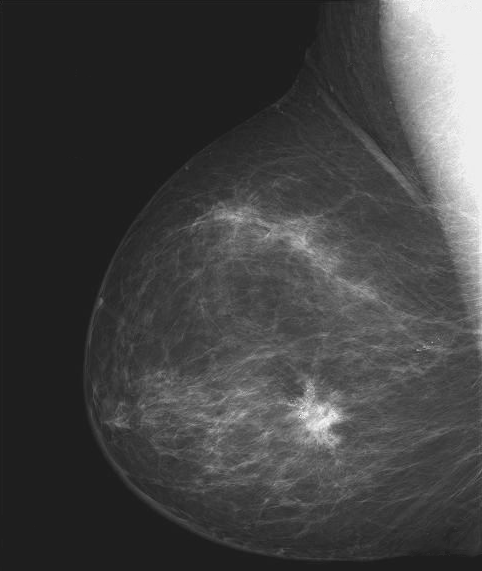
#> input picture 2023-02-15-CA/Fig0304(a)(breast_digital_Xray).tif, 482 x 571 px; the run also reads 1 picture not shown here
$ jupyter execute --allow-errors cvca.ipynb
#> lines starting #> are read from the running program, lines starting #| are printed output that depends on the picture
# ECMM426 Computer Vision
## 2022/2023 Course Assessment

#### Version: V1

This course assessment represents 60% of the overall module assessment.

This is an individual exercise and your attention is drawn to the College and University guidelines on collaboration and plagiarism, which are available from the College website.

**Note:**
1. Do not change the name of this notebook and accompanying files, i.e. the files have to be named: cvca.ipynb, main.py.
2. Do not remove/delete any cell.
3. Do not add any cell (you can work on a draft notebook and copy the implementations here).
4. Do not add your name or student code in the notebook or in the file name.
5. Do not use any external packages without written approval except those listed here:
   -    from matplotlib import pyplot as plt
   -    from skimage.draw import line_aa, line
   -    from skimage.draw import circle_perimeter_aa, circle_perimeter
   -    import numpy as np
6. Do not use helper functions.
7. A different set of test images will be used during marking.
8. Your program/function will be forced to terminate if it does not stop while grading.
9. The CA requires electronic submission to the BART online submission platform. You should submit your file (cvca.ipynb) via the electronic submission system at https://bart.exeter.ac.uk/ under the category, ECMM426 Computer Vision, Coursework: workshop code.
10. The submission due is 8 March 2023 at 12:00.
11. Upload a compressed version of your files as a single file using the zip compression format.
12. You should upload your file ahead in advance of the deadline to avoid a late cap due to Internet problems or other technical difficulties.
13. Sending the file via e-mail is NOT considered a submission.
14. It is your responsibility to make sure you submitted the correct file. No extension will be granted on the grounds of mistakes in the upload process (e.g., the wrong version, a PDF, a link to the file etc.).
15. The understanding of the problem specifications and requirements described in this CA is part of the assessment process.

> Your codes and comments should be entered in the regions specified between
> *[Your code goes here]* and *[Your code ends here]*.
> Outside the regions, you cannot enter code or modify code: otherwise, no mark will be given.

**Evaluation criteria:**

Each question asks for one or more techniques to be implemented.

Each question is awarded a number of marks.

Each question defines the marking criteria in the docstring of the given function.

It is recommended to refer to Lectures, Workshops and content from the Reading List first before using other resources.

### Import packages

[cell 1]
# Other modules are not supported during coursework marking.
# Other modules cannot be used unless a written approval is given.
from matplotlib import pyplot as plt
import numpy as np
# More information about skimage draw module can be found at
# https://scikit-image.org/docs/stable/api/skimage.draw.html#skimage.draw.line
from skimage.draw import line, line_aa
from skimage.draw import circle_perimeter, circle_perimeter_aa

---
### Q1: Image negative (2 marks)
---

[cell 2]
def my_image_negative(input_image):
    """Description:
    This function converts the input image into image negative.
    The implementation is that output intensity = 255 - input intensity, where 255 is the maximum intensity of an 8-bit single channel image.
    Then, output intensity is stored at the same pixel position.

    Parameter: input_image = input image array.

    Return: new_image = image negative.

    Requirements:
    Pre-defined/built-in functions for image negative cannot be used.
    You must use double for-loop (nested for-loop) for accessing pixels in the input image.

    Marking criteria:
    The output image will be marked.
    No mark if the implementation does not follow the description above.
    No partial marking.
    """

    # create a new image which is identical to input image
    H, W = input_image.shape
    new_image = np.zeros((H, W))

    ############################
    # [Your code goes here]
    ############################
    # My code
    for i in range(H):
        for j in range(W):
            new_image[i,j] = 255 - input_image[i,j] # Flip each pixel
    ############################
    # [Your code ends here]
    ############################

    return new_image

---
### Q2: Image smoothing (4 marks)
---

[cell 3]
def my_image_smoothing(input_image):
    """Description:
    This function smooths the input image by using a 3x3 mean filter.
    The implementation of the 3x3 mean filter follows the details given in the Image Filtering lecture notes.
    Intensity values outside the image region are assumed zero.

    Parameter: input_image = input image array.
    The input image is corrupted by random noise.

    Return: new_image = filtered image.

    Requirements:
    Pre-defined functions for filtering, convolution, correlation cannot be used, e.g., filter2D.
    You must use double for-loop (nested for-loop) for accessing pixels in the input image.

    Marking criteria:
    The output image will be marked.
    No mark if the filter is not an average filter.
    No mark if the implementation does not follow details given the lecture notes.
    No partial marking.
    """

    # create a new image which is identical to input image
    H, W = input_image.shape
    new_image = np.zeros((H, W))

    ############################
    # [Your code goes here]
    ############################
    # creating cross-correlation kernel
    kernel = np.ones((3,3))*1/9

    # Access every individual pixel -> perform mean filter
    for i in range(1,H-1):
        for j in range(1,W-1):
            A = input_image[i-1:i+2 ,j-1:j+2].reshape(-1)
            new_image[i, j] = np.sum(A*kernel.reshape(-1))

    # # Renormalize to 0-255
    new_image = (new_image - np.min(new_image))/(np.max(new_image) - np.min(new_image))*255    ############################
    # [Your code ends here]
    ############################

    return new_image

---
### Q3: Edge gradient magnitude estimation (4 marks)
---

[cell 4]
def my_grad_mag(input_image):
    """Description:
    This function estimates the edge gradient magnitude from the input image by using
    the 3x3 Sobel operators along x and y directions.
    The implementation of the 3x3 Sobel operators follows the details given in the Image Derivatives and Edge Detection lecture notes.
    Intensity values outside the image region are assumed zero.

    Parameter: input_image = input image array.
    The input image is corrupted by random noise.

    Return: new_image = filtered image.

    Requirements:
    Pre-defined functions for filtering, convolution, correlation, edge detection cannot be used, e.g., filter2D.
    You must use double for-loop (nested for-loop) for accessing pixels in the input image.

    Marking criteria:
    The output image will be marked.
    No mark if the filters are not Sobel filters.
    No mark if the implementation does not follow details given the lecture notes.
    No partial marking.
    """

    # create a new image which is identical to input image
    H, W = input_image.shape
    new_image = np.zeros((H, W))

    ############################
    # [Your code goes here]
    ############################

    # creating Sobel filters
    sx = np.array(([-1,0,1],[-2,0,2],[-1,0,1])).reshape(-1)
    sy = np.array(([1,2,1],[0,0,0],[-1,-2,-1])).reshape(-1)

    # Access every individual pixel -> perform Sobel filter along X , Y directions
    for i in range(1,H-1):
        for j in range(1,W-1):
            A = input_image[i-1:i+2 ,j-1:j+2].reshape(-1)
            dfdx = np.sum(A*sx)
            dfdy = np.sum(A*sy)
            new_image[i, j] = np.sqrt(dfdx**2 + dfdy**2)

    # # Renormalize to 0-255
    new_image = (new_image - np.min(new_image))/(np.max(new_image) - np.min(new_image))*255

    ############################
    # [Your code ends here]
    ############################

    return new_image

---
### Q4: Image sharpening (4 marks)
---

[cell 5]
def my_image_sharpening(input_image):
    """Description:
    This function enhances the input image by using a 3x3 image sharpening filter.
    The implementation of the 3x3 image sharpening filter follows the details given in the Image Filtering lecture notes.
    Intensity values outside the image region are assumed zero.

    Parameter: input_image = input image array.
    The input image is corrupted by random noise.

    Return: new_image = filtered image.

    Requirements:
    Pre-defined functions for filtering, convolution, correlation cannot be used, e.g., filter2D.
    You must use double for-loop (nested for-loop) for accessing pixels in the input image.

    Marking criteria:
    The output image will be marked.
    No mark if the filter is not an image sharpening filter.
    No mark if the implementation does not follow details given the lecture notes.
    No partial marking.
    """

    # create a new image which is identical to input image
    H, W = input_image.shape
    new_image = np.zeros((H, W))

    ############################
    # [Your code goes here]
    ############################
    # creating composite sharpening filter
    k1 = np.ones((3,3))*1/9
    k2 = np.zeros((3,3))
    k2[1,1] = 2
    composite_k = k2 - k1

    # Access every individual pixel -> perform Sobel filter along X , Y directions
    for i in range(1,H-1):
        for j in range(1,W-1):
            A = input_image[i-1:i+2 ,j-1:j+2]
            new_image[i, j] = np.sum(A*composite_k)

    # Cap to [0,255]
    new_image = np.where(new_image > 255 , 255 , new_image)
    new_image = np.where(new_image < 0 , 0 , new_image)
    ############################
    # [Your code ends here]
    ############################

    return new_image

---
### Q5: Median filtering (4 marks)
---

[cell 6]
def my_median_filtering(input_image):
    """Description:
    This function enhances the input image by using a 3x3 median filter.
    The implementation of the 3x3 median filter follows the details given in the Image Filtering lecture notes.
    Intensity values outside the image region are assumed zero.

    Parameter: input_image = input image array.
    The input image is corrupted by random noise.

    Return: new_image = filtered image.

    Requirements:
    Pre-defined functions for filtering, convolution, correlation cannot be used, e.g., filter2D.
    You must use double for-loop (nested for-loop) for accessing pixels in the input image.

    Marking criteria:
    The output image will be marked.
    No mark if the filter is not a median filter.
    No mark if the implementation does not follow details given the lecture notes.
    No partial marking.
    """

    # create a new image which is identical to input image
    H, W = input_image.shape
    new_image = np.zeros((H, W))

    ############################
    # [Your code goes here]
    ############################

    # creating cross-correlation kernel
    kernel = np.ones((3,3))

    # Access every individual pixel -> perform mean filter
    for i in range(1,H-1):
        for j in range(1,W-1):
            A = input_image[i-1:i+2 ,j-1:j+2]
            new_image[i, j] = np.median(A*kernel)

    # # Renormalize to 0-255
    new_image = (new_image - np.min(new_image))/(np.max(new_image) - np.min(new_image))*255

    ############################
    # [Your code ends here]
    ############################

    return new_image

---
### Q6: Histogram equalization (8 marks)
---

[cell 7]
def my_histogram_equalization(input_image):
    """Description:
    This function performs histogram equalization on the input image.
    The implementation of the histogram equalization follows the details given in the Image Enhancement lecture notes and tutorial.
    Intensity values outside the image region are assumed zero.

    Parameter: input_image = input image array.

    Return: new_image = histogram equalized image.

    Requirements:
    Pre-defined functions for estimating histogram, and histogram equalization cannot be used.
    Pre-defined functions for filtering, convolution, correlation cannot be used, e.g., filter2D.
    You must use double for-loop (nested for-loop) for accessing pixels in the input image.

    Marking criteria:
    The output image will be marked.
    No mark if the operation is not histogram equalization.
    No mark if the implementation does not follow details given the lecture notes and tutorial.
    No partial marking.
    """

    # create a new image which is identical to input image
    H, W = input_image.shape
    new_image = np.zeros((H, W))

    ############################
    # [Your code goes here]
    ############################

    N = input_image.shape[0]*input_image.shape[1] # total number of pixels in the image
    L = 255 #max(input_image.reshape(-1)+1) # levels of gray
    K = np.arange(L)

    # Histogram EQ
    n_k = np.array([np.sum(input_image == k) for k in K]) # bucketing the  pixels according to the gray levels
    # assert np.sum(n_k) == N, f'sum of bucketed pixels and total pixels should match. n_k = {sum(n_k)} and N = {N}'
    p_k = n_k / N #probability of kth gray level
    p_k_cum = np.cumsum(p_k) # calculating rolling sum
    p_k_cum_scaled = p_k_cum*max(K) # scaling by the largest gray level in the image
    p_k_scaled_int = np.array(list(map(lambda x: int(x) , p_k_cum_scaled))) # discretize it to integers

    # Fill up the new image with corresponding mapped intensity values after Histogram EQ
    for i in range(new_image.shape[0]):
        for j in range(new_image.shape[1]):
            new_image[i,j] = p_k_scaled_int[input_image[i,j]]

    ############################
    # [Your code ends here]
    ############################

    return new_image

---
### Q7: Line and paper detection (38 marks)
---

[cell 8]
# [176 lines left out: function my_line_detection, not called in this run]

[cell 9]
# [350 lines left out: function my_paper_detection, not called in this run]

---
### Q8: Image segmentation by global thresholding (12 marks)
---

[cell 10]
# [131 lines left out: function my_segmentation, not called in this run]

---
### Q9: Circle detection (24 marks)
---

[cell 11]
# [253 lines left out: function my_circle_detection, not called in this run]

---
## Output Functions
### Do not modify
---

[cell 12]
def main():
    """The main function for this coursework.

    Parameter: none.

    Return: none.
    """

    ###############################################################################
    # Q1: Image negative (2 marks)
    ###############################################################################
    # read in a 2D image for testing, input_image is a 2D ndarray
    # The image is obtained from ImageProcessingPlace.com, DIP3/e
    input_image = plt.imread('Fig0304(a)(breast_digital_Xray).tif')
#> input_image is the input picture: shape (571, 482); min 21, max 255, mean 66.7
    plt.imshow(input_image, vmin=0, vmax=255, cmap=plt.cm.gray)
    plt.title(f'Input image for image negative')
    plt.show()

    # output image file
    output_image('output_image_negative.jpg', my_image_negative(input_image))
#> after the loop in my_image_negative, `for i in range(H):`:
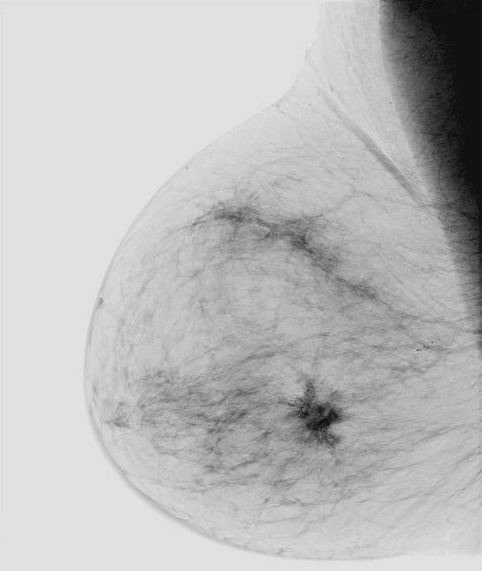
#> new_image: shape (571, 482) float64; min 0, max 234, mean 188.3
#> in output_image, `H, W = image_array.shape`: H = 571; W = 482


    ###############################################################################
    # Q2: Image smoothing (4 marks)
    ###############################################################################
    # read in a 2D image for testing, input_image is a 2D ndarray
    # The image is obtained from ImageProcessingPlace.com, DIP3/e
    input_image = plt.imread('Fig0333(a)(test_pattern_blurring_orig).tif')
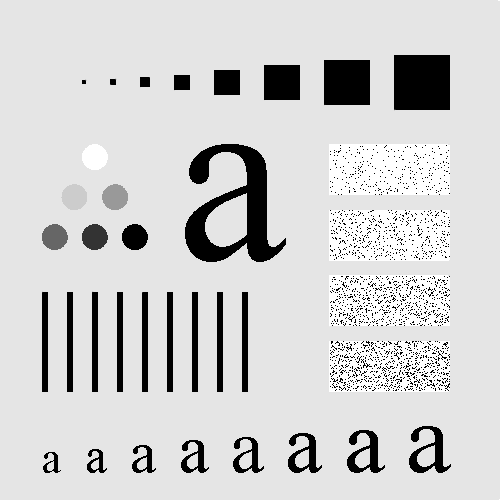
#> input picture 2023-02-15-CA/Fig0333(a)(test_pattern_blurring_orig).tif, 500 x 500 px
#> input_image is the input picture: shape (500, 500); min 0, max 255, mean 207.4
    plt.imshow(input_image, vmin=0, vmax=255, cmap=plt.cm.gray)
    plt.title(f'Input image for image smoothing')
    plt.show()

    # output image file
    output_image('output_image_smoothing.jpg', my_image_smoothing(input_image))
#> after the loop in my_image_smoothing, `for i in range(1,H-1):`:
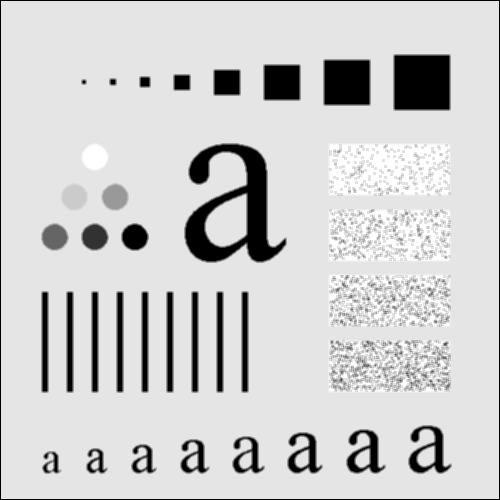
#> new_image: shape (500, 500) float64; min 0, max 255, mean 205.5
#> call 2 of output_image, with filename = 'output_image_smoothing.jpg'
#> in output_image (call 2), `H, W = image_array.shape`: H = 500
#> in output_image (call 2), `output_image_rgb[:, :, 1] = image_array`:
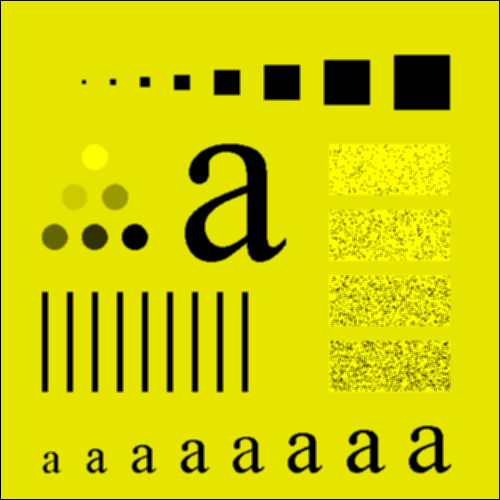
#> output_image_rgb: shape (500, 500, 3) float64; mean of channels 0, 1, 2 205.5, 205.5, 0; drawn as R, G, B

    ###############################################################################
    # Q3: Edge gradient magnitude estimation (4 marks)
    ###############################################################################
    # read in a 2D image for testing, input_image is a 2D ndarray
    # The image is obtained from ImageProcessingPlace.com, DIP3/e
    input_image = plt.imread('Fig1026(a)(headCT-Vandy).tif')
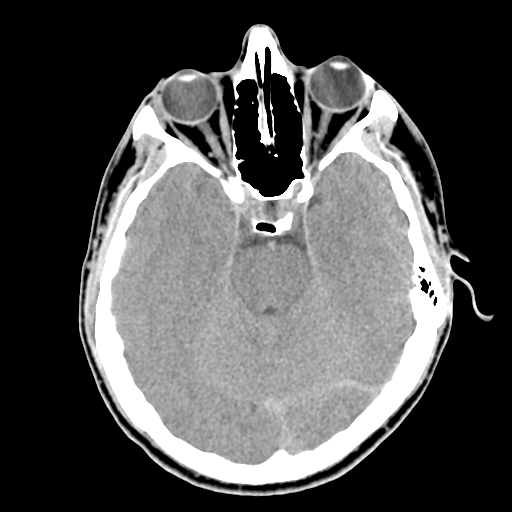
#> input picture 2023-02-15-CA/Fig1026(a)(headCT-Vandy).tif, 512 x 512 px
#> input_image is the input picture: shape (512, 512); min 0, max 255, mean 80.4
    plt.imshow(input_image, vmin=0, vmax=255, cmap=plt.cm.gray)
    plt.title(f'Input image for gradient magnitude estimation')
    plt.show()

    # output image file
    output_image('output_grad_mag.jpg', my_grad_mag(input_image))
#> after the loop in my_grad_mag, `for i in range(1,H-1):`:
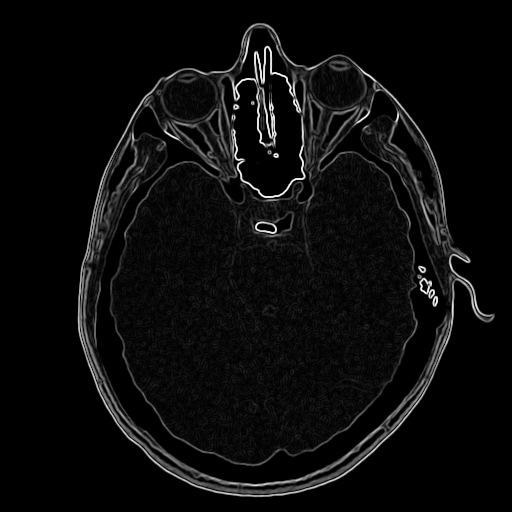
#> new_image: shape (512, 512) float64; min 0, max 1140.4, mean 53.4; drawn with min black and max white

    ###############################################################################
    # Q4: Image sharpening (4 marks)
    ###############################################################################
    # read in a 2D image for testing, input_image is a 2D ndarray
    # The image is obtained from ImageProcessingPlace.com, DIP3/e
    input_image = plt.imread('Fig0343(a)(skeleton_orig).tif')
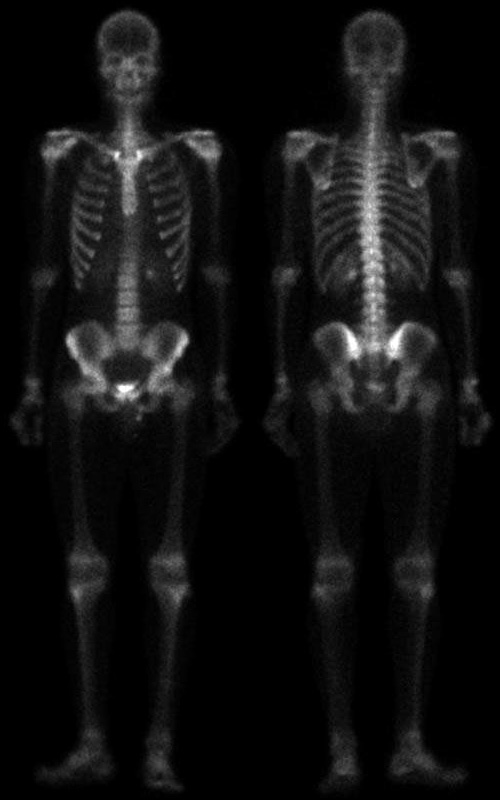
#> input picture 2023-02-15-CA/Fig0343(a)(skeleton_orig).tif, 500 x 800 px
#> input_image is the input picture: shape (800, 500); min 0, max 255, mean 17.2
    plt.imshow(input_image, vmin=0, vmax=255, cmap=plt.cm.gray)
    plt.title(f'Input image for image sharpening')
    plt.show()

    # output image file
    output_image('output_image_sharpening.jpg', my_image_sharpening(input_image))
#> call 4 of output_image, with filename = 'output_image_sharpening.jpg'
#> in output_image (call 4), `H, W = image_array.shape`: H = 800; W = 500
#> in output_image (call 4), `output_image_rgb[:, :, 1] = image_array`:
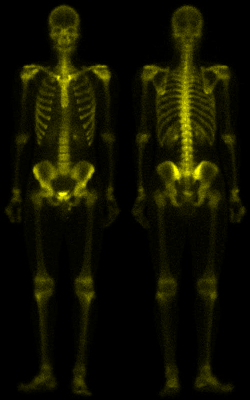
#> output_image_rgb: shape (800, 500, 3) float64 (shown at 1/2 size); mean of channels 0, 1, 2 17.2, 17.2, 0; drawn as R, G, B

    ###############################################################################
    # Q5: Image median filtering (4 marks)
    ###############################################################################
    # read in a 2D image for testing, input_image is a 2D ndarray
    # The image is obtained from ImageProcessingPlace.com, DIP3/e
    input_image = plt.imread('Fig0335(a)(ckt_board_saltpep_prob_pt05).tif')
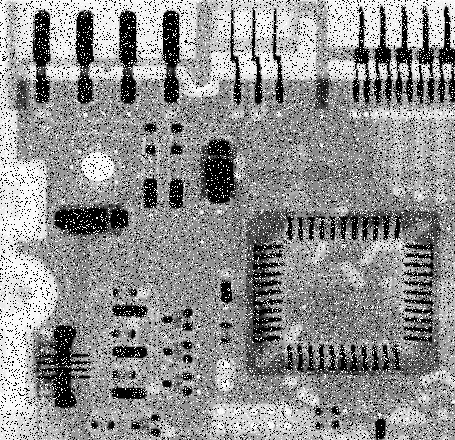
#> input picture 2023-02-15-CA/Fig0335(a)(ckt_board_saltpep_prob_pt05).tif, 455 x 440 px
#> input_image is the input picture: shape (440, 455); min 0, max 255, mean 144.1
    plt.imshow(input_image, vmin=0, vmax=255, cmap=plt.cm.gray)
    plt.title(f'Input image for median filtering')
    plt.show()

    # output image file
    output_image('output_median_filtering.jpg', my_median_filtering(input_image))
#> after the loop in my_median_filtering, `for i in range(1,H-1):`:
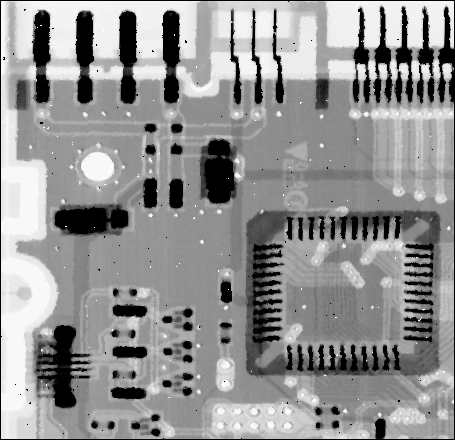
#> new_image: shape (440, 455) float64; min 0, max 255, mean 146.4
#> (the rest of the program and of its run is left out)
